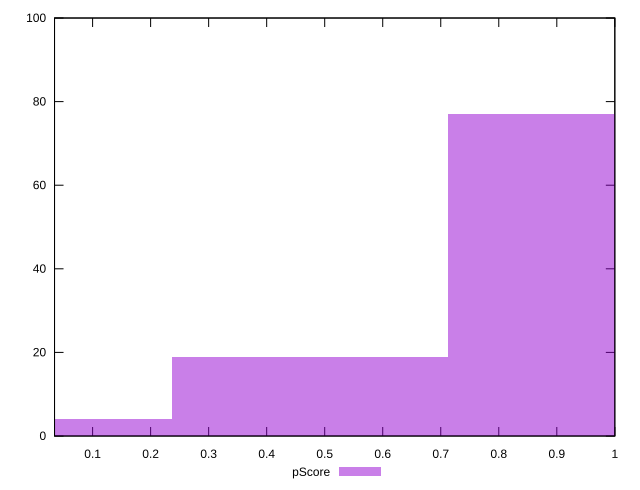

This chart was generated by the following gnuplot code:
reset

$pScore <<EOF
0.9499214941811207 77
0.47496074709056035 19
0 4
EOF

set key outside below
set boxwidth 0.47496074709056035
set xrange [0.03439632245770108:0.9999971908944616]
set yrange [0:100]
set trange [0:100]
set style fill transparent solid 0.5 noborder
set terminal svg size 640, 490 enhanced background rgb 'white'
set output "report_00015_2021-02-09T16-11-33.973Z/total-blocking-time/samples/pages+cached+noadtech/pScore/histogram.svg"

plot $pScore title "pScore" with boxes

reset
